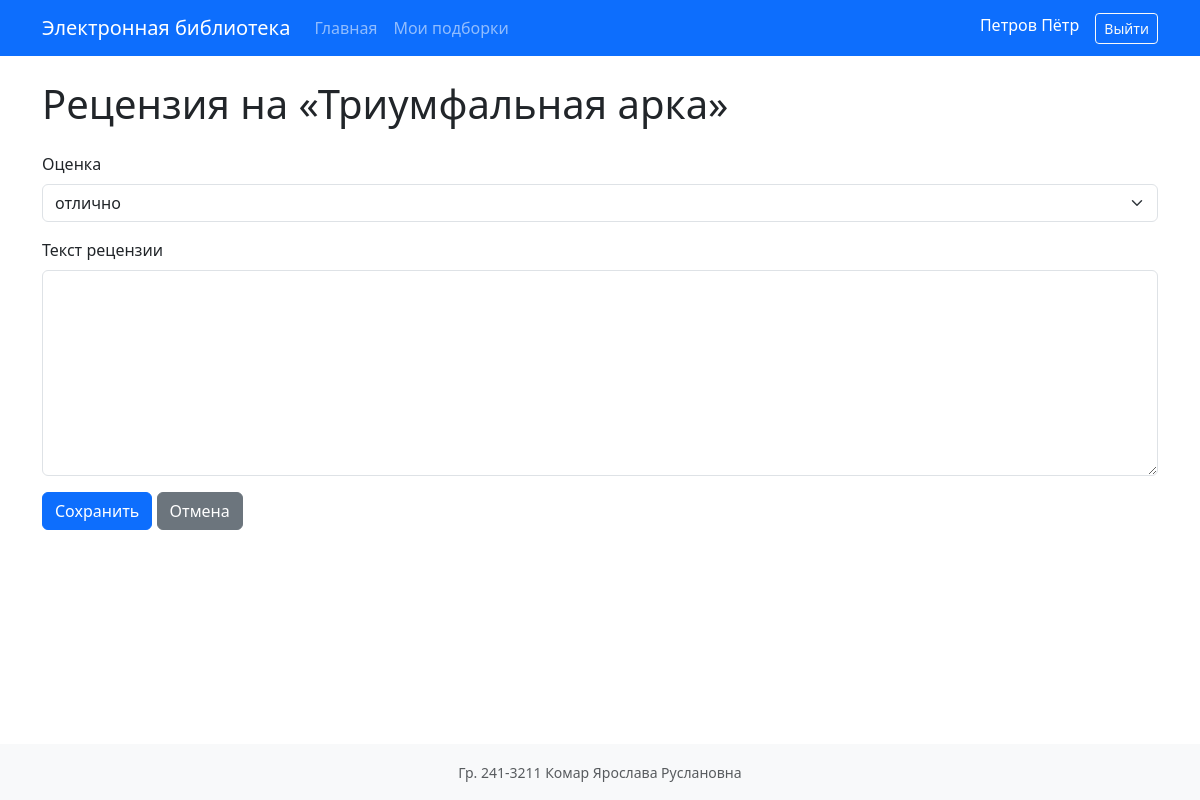
The page /books/2/reviews/add (signed in) on the database its author committed.
### app/models.py (models this page shows, shortened)
class User(db.Model):
    __tablename__ = "users"
    id = db.Column(db.Integer, primary_key=True)
    login = db.Column(db.String(100), unique=True, nullable=False)
    password_hash = db.Column(db.String(255), nullable=False)
    last_name = db.Column(db.String(100), nullable=False)
    first_name = db.Column(db.String(100), nullable=False)
    middle_name = db.Column(db.String(100), nullable=True)
    role_id = db.Column(db.Integer, db.ForeignKey("roles.id", ondelete="RESTRICT"), nullable=False)
    role = db.relationship("Role", back_populates="users")
    reviews = db.relationship("Review", back_populates="user", cascade="all, delete-orphan")
    collections = db.relationship("Collection", back_populates="user", cascade="all, delete-orphan")
    @property
    def role_name(self):
        return self.role.name if self.role else None

class Book(db.Model):
    __tablename__ = "books"
    id = db.Column(db.Integer, primary_key=True)
    title = db.Column(db.String(255), nullable=False)
    short_description = db.Column(db.Text, nullable=False)
    year = db.Column(db.Integer, nullable=False)
    publisher = db.Column(db.String(255), nullable=False)
    author = db.Column(db.String(255), nullable=False)
    pages_volume = db.Column(db.Integer, nullable=False)
    genres = db.relationship(
        "Genre",
        secondary=book_genres,
        lazy="select",
        backref=db.backref("books", lazy="select"),
    )
    cover = db.relationship("Cover", uselist=False, back_populates="book", cascade="all, delete-orphan")
    reviews = db.relationship("Review", back_populates="book", cascade="all, delete-orphan")
    collections = db.relationship(
        "Collection",
        secondary=collection_books,
        back_populates="books",
        lazy="select",
    )

### app/routes/reviews.py (the view, shortened to what this page needs)
@reviews_bp.route("/books/<int:book_id>/reviews/add", methods=["GET", "POST"])
@login_required
def add(book_id):
    user = get_current_user()
    if user["role_name"] not in ("admin", "moderator", "user"):
        flash(
            "У вас недостаточно прав для выполнения данного действия",
            "danger",
        )
        return redirect(url_for("books.index"))
    book = Book.query.get(book_id)
    if not book:
        flash("Книга не найдена.", "warning")
        return redirect(url_for("books.index"))
    existing = Review.query.filter_by(book_id=book_id, user_id=user["id"]).first()
    if existing:
        flash("Вы уже оставляли рецензию на эту книгу.", "info")
        return redirect(url_for("books.view", book_id=book_id))
    form_data = {
        "rating": request.form.get("rating", "5"),
        "text": request.form.get("text", "").strip(),
    }
    return render_template(
        "reviews/form.html",
        book=book,
        form_data=form_data,
        rating_labels=RATING_LABELS,
    )

### app/__init__.py (called while the page is built)
def create_app(config_class=Config):
    app = Flask(__name__)
    app.config.from_object(config_class)
    app.permanent_session_lifetime = timedelta(days=30)
    db.init_app(app)
    upload_dir = app.config["UPLOAD_FOLDER"]
    os.makedirs(upload_dir, exist_ok=True)
    from app.routes.auth import auth_bp
    from app.routes.books import books_bp
    from app.routes.collections import collections_bp
    from app.routes.reviews import reviews_bp
    app.register_blueprint(auth_bp)
    app.register_blueprint(books_bp)
    app.register_blueprint(reviews_bp)
    app.register_blueprint(collections_bp)
    with app.app_context():
        db.create_all()
        seed_initial_data()
    @app.context_processor
    def inject_user():
        from flask import session
        from app.utils import get_current_user
        return {"current_user": get_current_user()}
    return app

### app/utils.py (called while the page is built)
def get_current_user():
    user_id = session.get("user_id")
    if not user_id:
        return None
    user = User.query.get(user_id)
    if not user:
        return None
    return {
        "id": user.id,
        "login": user.login,
        "last_name": user.last_name,
        "first_name": user.first_name,
        "middle_name": user.middle_name,
        "role_name": user.role_name,
        "role_description": user.role.description if user.role else None,
    }

### app/templates/reviews/form.html (shortened to what this page needs)
{% extends "base.html" %}
{% block extra_css %}<link rel="stylesheet" href="https://cdn.jsdelivr.net/npm/easymde/dist/easymde.min.css">{% endblock %}
{% block content %}
<h1 class="mb-4">Рецензия на «{{ book.title }}»</h1>
<form method="POST">
<div class="mb-3"><label for="rating" class="form-label">Оценка</label>
<select class="form-select" id="rating" name="rating">
{% for value, label in rating_labels.items()|sort(reverse=true) %}
<option value="{{ value }}" {% if form_data.rating|string == value|string %}selected{% elif value == 5 and not form_data.rating %}selected{% endif %}>{{ label }}</option>
{% endfor %}</select></div>
<div class="mb-3"><label for="text" class="form-label">Текст рецензии</label><textarea class="form-control" id="text" name="text" rows="8">{{ form_data.text or '' }}</textarea></div>
<button type="submit" class="btn btn-primary">Сохранить</button>
<a href="{{ url_for('books.view', book_id=book.id) }}" class="btn btn-secondary">Отмена</a>
</form>{% endblock %}

### app/templates/base.html (shortened to what this page needs)
<!DOCTYPE html>
<html lang="ru">
<head>
<link href="https://cdn.jsdelivr.net/npm/bootstrap@5.3.3/dist/css/bootstrap.min.css" rel="stylesheet">
<link rel="stylesheet" href="https://cdn.jsdelivr.net/npm/bootstrap-icons@1.11.3/font/bootstrap-icons.min.css">
{% block extra_css %}{% endblock %}
</head>
<body class="d-flex flex-column min-vh-100">
<nav class="navbar navbar-expand-lg navbar-dark bg-primary">
<div class="container">
<a class="navbar-brand" href="{{ url_for('books.index') }}">Электронная библиотека</a>
<div class="collapse navbar-collapse" id="navbarNav">
<ul class="navbar-nav me-auto">
<li class="nav-item"><a class="nav-link" href="{{ url_for('books.index') }}">Главная</a></li>
{% if current_user and current_user.role_name == 'user' %}
<li class="nav-item"><a class="nav-link" href="{{ url_for('collections.index') }}">Мои подборки</a></li>
{% endif %}
</ul>
<ul class="navbar-nav">
{% if current_user %}
<li class="nav-item"><span class="navbar-text text-white me-3">{{ current_user.last_name }} {{ current_user.first_name }}{% if current_user.middle_name %} {{ current_user.middle_name }}{% endif %}</span></li>
<li class="nav-item"><a class="btn btn-outline-light btn-sm" href="{{ url_for('auth.logout', next=request.path) }}">Выйти</a></li>
{% else %}
<li class="nav-item"><a class="btn btn-outline-light btn-sm" href="{{ url_for('auth.login') }}">Войти</a></li>
{% endif %}
</ul></div></div></nav>
<main class="container flex-grow-1 py-4">
{% block content %}{% endblock %}
</main>
<footer class="bg-light py-3 mt-auto"><div class="container text-center text-muted">
<small>Гр. 241-3211 Комар Ярослава Руслановна</small>
</div></footer>
</body></html>

### rows shown on the page
User: last_name "Петров", first_name "Пётр"
Book: title "Триумфальная арка"

### other values the page prints
form field rating "отлично"
